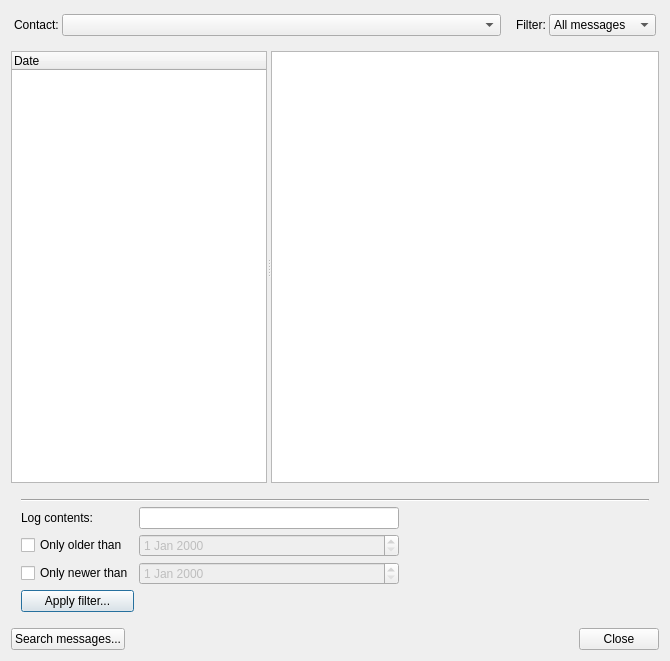
<ui version="4.0" >
 <class>History</class>
 <widget class="QDialog" name="History" >
  <property name="geometry" >
   <rect>
    <x>0</x>
    <y>0</y>
    <width>670</width>
    <height>661</height>
   </rect>
  </property>
  <property name="windowTitle" >
   <string>View history</string>
  </property>
  <property name="windowIcon" >
   <iconset resource="resource.qrc" >
    <normaloff>:/message-history</normaloff>:/message-history</iconset>
  </property>
  <property name="sizeGripEnabled" >
   <bool>false</bool>
  </property>
  <property name="modal" >
   <bool>false</bool>
  </property>
  <layout class="QVBoxLayout" name="verticalLayout_2" >
   <item>
    <layout class="QHBoxLayout" name="horizontalLayout_3" >
     <property name="spacing" >
      <number>15</number>
     </property>
     <property name="leftMargin" >
      <number>3</number>
     </property>
     <property name="topMargin" >
      <number>3</number>
     </property>
     <property name="rightMargin" >
      <number>3</number>
     </property>
     <property name="bottomMargin" >
      <number>9</number>
     </property>
     <item>
      <layout class="QHBoxLayout" name="horizontalLayout_2" >
       <property name="spacing" >
        <number>3</number>
       </property>
       <item>
        <widget class="QLabel" name="label" >
         <property name="sizePolicy" >
          <sizepolicy vsizetype="Fixed" hsizetype="Preferred" >
           <horstretch>0</horstretch>
           <verstretch>0</verstretch>
          </sizepolicy>
         </property>
         <property name="text" >
          <string>Contact:</string>
         </property>
        </widget>
       </item>
       <item>
        <widget class="QComboBox" name="contactBox" >
         <property name="sizePolicy" >
          <sizepolicy vsizetype="Fixed" hsizetype="Expanding" >
           <horstretch>0</horstretch>
           <verstretch>0</verstretch>
          </sizepolicy>
         </property>
        </widget>
       </item>
      </layout>
     </item>
     <item>
      <layout class="QHBoxLayout" name="horizontalLayout" >
       <property name="spacing" >
        <number>3</number>
       </property>
       <item>
        <widget class="QLabel" name="label_2" >
         <property name="sizePolicy" >
          <sizepolicy vsizetype="Fixed" hsizetype="Preferred" >
           <horstretch>0</horstretch>
           <verstretch>0</verstretch>
          </sizepolicy>
         </property>
         <property name="text" >
          <string>Filter:</string>
         </property>
        </widget>
       </item>
       <item>
        <widget class="QComboBox" name="filterBox" >
         <property name="sizePolicy" >
          <sizepolicy vsizetype="Fixed" hsizetype="Preferred" >
           <horstretch>0</horstretch>
           <verstretch>0</verstretch>
          </sizepolicy>
         </property>
         <item>
          <property name="text" >
           <string>All messages</string>
          </property>
         </item>
         <item>
          <property name="text" >
           <string>Only incoming</string>
          </property>
         </item>
         <item>
          <property name="text" >
           <string>Only outgoing</string>
          </property>
         </item>
        </widget>
       </item>
      </layout>
     </item>
    </layout>
   </item>
   <item>
    <widget class="QSplitter" name="splitter" >
     <property name="sizePolicy" >
      <sizepolicy vsizetype="Expanding" hsizetype="Expanding" >
       <horstretch>0</horstretch>
       <verstretch>0</verstretch>
      </sizepolicy>
     </property>
     <property name="orientation" >
      <enum>Qt::Horizontal</enum>
     </property>
     <property name="childrenCollapsible" >
      <bool>true</bool>
     </property>
     <widget class="QTreeWidget" name="dateTree" >
      <property name="sizePolicy" >
       <sizepolicy vsizetype="Preferred" hsizetype="Expanding" >
        <horstretch>0</horstretch>
        <verstretch>1</verstretch>
       </sizepolicy>
      </property>
      <property name="animated" >
       <bool>true</bool>
      </property>
      <column>
       <property name="text" >
        <string>Date</string>
       </property>
      </column>
     </widget>
     <widget class="QTextBrowser" name="messageBrowser" >
      <property name="sizePolicy" >
       <sizepolicy vsizetype="Expanding" hsizetype="Expanding" >
        <horstretch>1</horstretch>
        <verstretch>5</verstretch>
       </sizepolicy>
      </property>
     </widget>
    </widget>
   </item>
   <item>
    <widget class="QWidget" native="1" name="searchWidget" >
     <layout class="QVBoxLayout" name="verticalLayout" >
      <property name="spacing" >
       <number>5</number>
      </property>
      <property name="margin" >
       <number>10</number>
      </property>
      <item>
       <widget class="Line" name="line" >
        <property name="orientation" >
         <enum>Qt::Horizontal</enum>
        </property>
       </widget>
      </item>
      <item>
       <layout class="QHBoxLayout" name="horizontalLayout_5" >
        <item>
         <layout class="QGridLayout" name="gridLayout" >
          <item row="0" column="0" >
           <widget class="QLabel" name="label_3" >
            <property name="text" >
             <string>Log contents:</string>
            </property>
           </widget>
          </item>
          <item row="0" column="1" >
           <widget class="QLineEdit" name="searchText" />
          </item>
          <item row="1" column="0" >
           <widget class="QCheckBox" name="olderBox" >
            <property name="text" >
             <string>Only older than</string>
            </property>
           </widget>
          </item>
          <item row="1" column="1" >
           <widget class="QDateEdit" name="olderDate" >
            <property name="enabled" >
             <bool>false</bool>
            </property>
            <property name="sizePolicy" >
             <sizepolicy vsizetype="Fixed" hsizetype="Expanding" >
              <horstretch>0</horstretch>
              <verstretch>0</verstretch>
             </sizepolicy>
            </property>
           </widget>
          </item>
          <item row="2" column="0" >
           <widget class="QCheckBox" name="newerBox" >
            <property name="text" >
             <string>Only newer than</string>
            </property>
           </widget>
          </item>
          <item row="2" column="1" >
           <widget class="QDateEdit" name="newerDate" >
            <property name="enabled" >
             <bool>false</bool>
            </property>
            <property name="sizePolicy" >
             <sizepolicy vsizetype="Fixed" hsizetype="Expanding" >
              <horstretch>0</horstretch>
              <verstretch>0</verstretch>
             </sizepolicy>
            </property>
           </widget>
          </item>
          <item row="3" column="0" >
           <widget class="QPushButton" name="applyButton" >
            <property name="text" >
             <string>Apply filter...</string>
            </property>
           </widget>
          </item>
         </layout>
        </item>
        <item>
         <spacer name="horizontalSpacer_2" >
          <property name="orientation" >
           <enum>Qt::Horizontal</enum>
          </property>
          <property name="sizeType" >
           <enum>QSizePolicy::Preferred</enum>
          </property>
          <property name="sizeHint" stdset="0" >
           <size>
            <width>250</width>
            <height>20</height>
           </size>
          </property>
         </spacer>
        </item>
       </layout>
      </item>
     </layout>
    </widget>
   </item>
   <item>
    <layout class="QHBoxLayout" name="horizontalLayout_4" >
     <item>
      <widget class="QPushButton" name="searchButton" >
       <property name="text" >
        <string>Search messages...</string>
       </property>
       <property name="icon" >
        <iconset resource="resource.qrc" >
         <normaloff>:/go-up</normaloff>:/go-up</iconset>
       </property>
       <property name="shortcut" >
        <string>Ctrl+F</string>
       </property>
       <property name="checkable" >
        <bool>true</bool>
       </property>
      </widget>
     </item>
     <item>
      <spacer name="horizontalSpacer" >
       <property name="orientation" >
        <enum>Qt::Horizontal</enum>
       </property>
       <property name="sizeHint" stdset="0" >
        <size>
         <width>40</width>
         <height>20</height>
        </size>
       </property>
      </spacer>
     </item>
     <item>
      <widget class="QDialogButtonBox" name="buttonBox" >
       <property name="orientation" >
        <enum>Qt::Horizontal</enum>
       </property>
       <property name="standardButtons" >
        <set>QDialogButtonBox::Close</set>
       </property>
      </widget>
     </item>
    </layout>
   </item>
  </layout>
 </widget>
 <tabstops>
  <tabstop>dateTree</tabstop>
  <tabstop>messageBrowser</tabstop>
  <tabstop>contactBox</tabstop>
  <tabstop>filterBox</tabstop>
 </tabstops>
 <resources>
  <include location="resource.qrc" />
 </resources>
 <connections>
  <connection>
   <sender>buttonBox</sender>
   <signal>accepted()</signal>
   <receiver>History</receiver>
   <slot>accept()</slot>
   <hints>
    <hint type="sourcelabel" >
     <x>660</x>
     <y>705</y>
    </hint>
    <hint type="destinationlabel" >
     <x>157</x>
     <y>274</y>
    </hint>
   </hints>
  </connection>
  <connection>
   <sender>buttonBox</sender>
   <signal>rejected()</signal>
   <receiver>History</receiver>
   <slot>reject()</slot>
   <hints>
    <hint type="sourcelabel" >
     <x>660</x>
     <y>705</y>
    </hint>
    <hint type="destinationlabel" >
     <x>286</x>
     <y>274</y>
    </hint>
   </hints>
  </connection>
  <connection>
   <sender>buttonBox</sender>
   <signal>rejected()</signal>
   <receiver>History</receiver>
   <slot>reject()</slot>
   <hints>
    <hint type="sourcelabel" >
     <x>660</x>
     <y>705</y>
    </hint>
    <hint type="destinationlabel" >
     <x>117</x>
     <y>6</y>
    </hint>
   </hints>
  </connection>
  <connection>
   <sender>olderBox</sender>
   <signal>clicked(bool)</signal>
   <receiver>olderDate</receiver>
   <slot>setEnabled(bool)</slot>
   <hints>
    <hint type="sourcelabel" >
     <x>43</x>
     <y>615</y>
    </hint>
    <hint type="destinationlabel" >
     <x>169</x>
     <y>618</y>
    </hint>
   </hints>
  </connection>
  <connection>
   <sender>newerBox</sender>
   <signal>clicked(bool)</signal>
   <receiver>newerDate</receiver>
   <slot>setEnabled(bool)</slot>
   <hints>
    <hint type="sourcelabel" >
     <x>36</x>
     <y>634</y>
    </hint>
    <hint type="destinationlabel" >
     <x>182</x>
     <y>646</y>
    </hint>
   </hints>
  </connection>
 </connections>
</ui>
